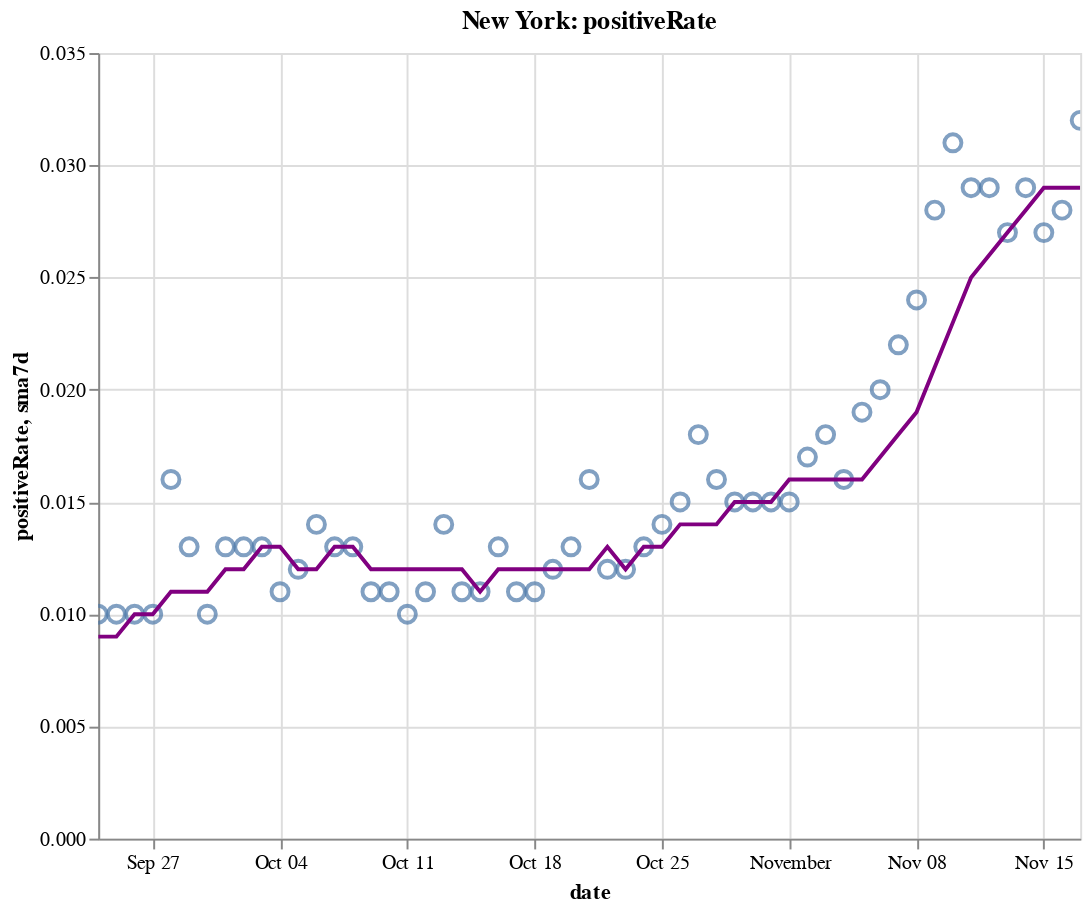

The notebook cell this image was saved under:
### Code cell
create_plot(ny, 'positiveRate')

### Figure 1 — Vega-Lite specification as saved in the notebook (floating-point values rounded to 4 significant figures)
{"config": {"view": {"continuousWidth": 400, "continuousHeight": 300}}, "layer": [{"layer": [{"mark": {"type": "point", "size": 75}, "encoding": {"tooltip": [{"type": "temporal", "field": "date"}, {"type": "quantitative", "field": "positiveRate"}, {"type": "quantitative", "field": "sma7d"}], "x": {"type": "temporal", "field": "date"}, "y": {"type": "quantitative", "field": "positiveRate"}}, "selection": {"selector010": {"type": "interval", "bind": "scales", "encodings": ["x", "y"]}}}, {"mark": {"type": "line", "color": "purple"}, "encoding": {"x": {"type": "temporal", "field": "date"}, "y": {"type": "quantitative", "field": "sma7d"}}}]}, {"mark": {"type": "rule", "color": "#aaa"}, "encoding": {"x": {"type": "temporal", "field": "date"}}, "transform": [{"filter": {"selection": "selector009"}}]}, {"mark": "circle", "encoding": {"opacity": {"condition": {"value": 1, "selection": "selector009"}, "value": 0}, "tooltip": [{"type": "temporal", "field": "date"}, {"type": "quantitative", "field": "positiveRate"}, {"type": "quantitative", "field": "sma7d"}], "x": {"type": "temporal", "field": "date"}, "y": {"type": "quantitative", "field": "positiveRate"}}, "selection": {"selector009": {"type": "single", "encodings": ["x"], "on": "mouseover", "nearest": true, "empty": "none"}}}, {"mark": {"type": "text", "align": "left", "dx": 5, "dy": -5, "stroke": "white", "strokeWidth": 2}, "encoding": {"text": {"type": "quantitative", "field": "positiveRate"}, "tooltip": [{"type": "temporal", "field": "date"}, {"type": "quantitative", "field": "positiveRate"}, {"type": "quantitative", "field": "sma7d"}], "x": {"type": "temporal", "field": "date"}, "y": {"type": "quantitative", "field": "positiveRate"}}, "transform": [{"filter": {"selection": "selector009"}}]}, {"mark": {"type": "text", "align": "left", "dx": 5, "dy": -5}, "encoding": {"text": {"type": "quantitative", "field": "positiveRate"}, "tooltip": [{"type": "temporal", "field": "date"}, {"type": "quantitative", "field": "positiveRate"}, {"type": "quantitative", "field": "sma7d"}], "x": {"type": "temporal", "field": "date"}, "y": {"type": "quantitative", "field": "positiveRate"}}, "transform": [{"filter": {"selection": "selector009"}}]}], "data": {"name": "data-43169c487d0abc5495b3c59be8154d05"}, "height": 400, "title": "New York: positiveRate", "width": 500, "$schema": "https://vega.github.io/schema/vega-lite/v4.8.1.json", "datasets": {"data-43169c487d0abc5495b3c59be8154d05": [{"date": "2020-09-24T00:00:00", "totalTestResultsIncrease": 92950.0, "positiveIncrease": 955.0, "death": 25440.0, "deathIncrease": 2.0, "positiveRate": 0.01, "state": "New York", "sma7d": 0.009}, {"date": "2020-09-25T00:00:00", "totalTestResultsIncrease": 94820.0, "positiveIncrease": 908.0, "death": 25450.0, "deathIncrease": 7.0, "positiveRate": 0.01, "state": "New York", "sma7d": 0.009}, {"date": "2020-09-26T00:00:00", "totalTestResultsIncrease": 99950.0, "positiveIncrease": 1005.0, "death": 25450.0, "deathIncrease": 4.0, "positiveRate": 0.01, "state": "New York", "sma7d": 0.01}, {"date": "2020-09-27T00:00:00", "totalTestResultsIncrease": 84770.0, "positiveIncrease": 866.0, "death": 25460.0, "deathIncrease": 6.0, "positiveRate": 0.01, "state": "New York", "sma7d": 0.01}, {"date": "2020-09-28T00:00:00", "totalTestResultsIncrease": 52940.0, "positiveIncrease": 834.0, "death": 25470.0, "deathIncrease": 12.0, "positiveRate": 0.016, "state": "New York", "sma7d": 0.011}, {"date": "2020-09-29T00:00:00", "totalTestResultsIncrease": 88230.0, "positiveIncrease": 1189.0, "death": 25470.0, "deathIncrease": 2.0, "positiveRate": 0.013, "state": "New York", "sma7d": 0.011}, {"date": "2020-09-30T00:00:00", "totalTestResultsIncrease": 97960.0, "positiveIncrease": 1000.0, "death": 25480.0, "deathIncrease": 9.0, "positiveRate": 0.01, "state": "New York", "sma7d": 0.011}, {"date": "2020-10-01T00:00:00", "totalTestResultsIncrease": 109200.0, "positiveIncrease": 1382.0, "death": 25490.0, "deathIncrease": 11.0, "positiveRate": 0.013, "state": "New York", "sma7d": 0.012}, {"date": "2020-10-02T00:00:00", "totalTestResultsIncrease": 119500.0, "positiveIncrease": 1598.0, "death": 25500.0, "deathIncrease": 7.0, "positiveRate": 0.013, "state": "New York", "sma7d": 0.012}, {"date": "2020-10-03T00:00:00", "totalTestResultsIncrease": 134300.0, "positiveIncrease": 1731.0, "death": 25500.0, "deathIncrease": 8.0, "positiveRate": 0.013, "state": "New York", "sma7d": 0.013}, {"date": "2020-10-04T00:00:00", "totalTestResultsIncrease": 110300.0, "positiveIncrease": 1222.0, "death": 25520.0, "deathIncrease": 14.0, "positiveRate": 0.011, "state": "New York", "sma7d": 0.013}, {"date": "2020-10-05T00:00:00", "totalTestResultsIncrease": 76400.0, "positiveIncrease": 933.0, "death": 25530.0, "deathIncrease": 8.0, "positiveRate": 0.012, "state": "New York", "sma7d": 0.012}, {"date": "2020-10-06T00:00:00", "totalTestResultsIncrease": 96360.0, "positiveIncrease": 1393.0, "death": 25540.0, "deathIncrease": 9.0, "positiveRate": 0.014, "state": "New York", "sma7d": 0.012}, {"date": "2020-10-07T00:00:00", "totalTestResultsIncrease": 108200.0, "positiveIncrease": 1360.0, "death": 25540.0, "deathIncrease": 9.0, "positiveRate": 0.013, "state": "New York", "sma7d": 0.013}, {"date": "2020-10-08T00:00:00", "totalTestResultsIncrease": 145800.0, "positiveIncrease": 1836.0, "death": 25560.0, "deathIncrease": 10.0, "positiveRate": 0.013, "state": "New York", "sma7d": 0.013}, {"date": "2020-10-09T00:00:00", "totalTestResultsIncrease": 139300.0, "positiveIncrease": 1592.0, "death": 25560.0, "deathIncrease": 6.0, "positiveRate": 0.011, "state": "New York", "sma7d": 0.012}, {"date": "2020-10-10T00:00:00", "totalTestResultsIncrease": 134600.0, "positiveIncrease": 1447.0, "death": 25570.0, "deathIncrease": 8.0, "positiveRate": 0.011, "state": "New York", "sma7d": 0.012}, {"date": "2020-10-11T00:00:00", "totalTestResultsIncrease": 118300.0, "positiveIncrease": 1143.0, "death": 25570.0, "deathIncrease": 5.0, "positiveRate": 0.01, "state": "New York", "sma7d": 0.012}, {"date": "2020-10-12T00:00:00", "totalTestResultsIncrease": 91790.0, "positiveIncrease": 1029.0, "death": 25590.0, "deathIncrease": 13.0, "positiveRate": 0.011, "state": "New York", "sma7d": 0.012}, {"date": "2020-10-13T00:00:00", "totalTestResultsIncrease": 99070.0, "positiveIncrease": 1393.0, "death": 25600.0, "deathIncrease": 11.0, "positiveRate": 0.014, "state": "New York", "sma7d": 0.012}, {"date": "2020-10-14T00:00:00", "totalTestResultsIncrease": 111700.0, "positiveIncrease": 1232.0, "death": 25600.0, "deathIncrease": 7.0, "positiveRate": 0.011, "state": "New York", "sma7d": 0.012}, {"date": "2020-10-15T00:00:00", "totalTestResultsIncrease": 133200.0, "positiveIncrease": 1460.0, "death": 25620.0, "deathIncrease": 13.0, "positiveRate": 0.011, "state": "New York", "sma7d": 0.011}, {"date": "2020-10-16T00:00:00", "totalTestResultsIncrease": 136000.0, "positiveIncrease": 1707.0, "death": 25630.0, "deathIncrease": 10.0, "positiveRate": 0.013, "state": "New York", "sma7d": 0.012}, {"date": "2020-10-17T00:00:00", "totalTestResultsIncrease": 160000.0, "positiveIncrease": 1784.0, "death": 25640.0, "deathIncrease": 9.0, "positiveRate": 0.011, "state": "New York", "sma7d": 0.012}, {"date": "2020-10-18T00:00:00", "totalTestResultsIncrease": 128800.0, "positiveIncrease": 1390.0, "death": 25640.0, "deathIncrease": 7.0, "positiveRate": 0.011, "state": "New York", "sma7d": 0.012}, {"date": "2020-10-19T00:00:00", "totalTestResultsIncrease": 82010.0, "positiveIncrease": 998.0, "death": 25660.0, "deathIncrease": 15.0, "positiveRate": 0.012, "state": "New York", "sma7d": 0.012}, {"date": "2020-10-20T00:00:00", "totalTestResultsIncrease": 90540.0, "positiveIncrease": 1201.0, "death": 25670.0, "deathIncrease": 13.0, "positiveRate": 0.013, "state": "New York", "sma7d": 0.012}, {"date": "2020-10-21T00:00:00", "totalTestResultsIncrease": 124800.0, "positiveIncrease": 2026.0, "death": 25680.0, "deathIncrease": 7.0, "positiveRate": 0.016, "state": "New York", "sma7d": 0.012}, {"date": "2020-10-22T00:00:00", "totalTestResultsIncrease": 135300.0, "positiveIncrease": 1628.0, "death": 25690.0, "deathIncrease": 15.0, "positiveRate": 0.012, "state": "New York", "sma7d": 0.013}, {"date": "2020-10-23T00:00:00", "totalTestResultsIncrease": 141500.0, "positiveIncrease": 1637.0, "death": 25700.0, "deathIncrease": 11.0, "positiveRate": 0.012, "state": "New York", "sma7d": 0.012}, {"date": "2020-10-24T00:00:00", "totalTestResultsIncrease": 156900.0, "positiveIncrease": 2061.0, "death": 25720.0, "deathIncrease": 13.0, "positiveRate": 0.013, "state": "New York", "sma7d": 0.013}, {"date": "2020-10-25T00:00:00", "totalTestResultsIncrease": 120800.0, "positiveIncrease": 1632.0, "death": 25730.0, "deathIncrease": 12.0, "positiveRate": 0.014, "state": "New York", "sma7d": 0.013}, {"date": "2020-10-26T00:00:00", "totalTestResultsIncrease": 82120.0, "positiveIncrease": 1191.0, "death": 25740.0, "deathIncrease": 12.0, "positiveRate": 0.015, "state": "New York", "sma7d": 0.014}, {"date": "2020-10-27T00:00:00", "totalTestResultsIncrease": 111600.0, "positiveIncrease": 1991.0, "death": 25760.0, "deathIncrease": 16.0, "positiveRate": 0.018, "state": "New York", "sma7d": 0.014}, {"date": "2020-10-28T00:00:00", "totalTestResultsIncrease": 129700.0, "positiveIncrease": 2031.0, "death": 25770.0, "deathIncrease": 15.0, "positiveRate": 0.016, "state": "New York", "sma7d": 0.014}, {"date": "2020-10-29T00:00:00", "totalTestResultsIncrease": 168400.0, "positiveIncrease": 2499.0, "death": 25790.0, "deathIncrease": 19.0, "positiveRate": 0.015, "state": "New York", "sma7d": 0.015}, {"date": "2020-10-30T00:00:00", "totalTestResultsIncrease": 146900.0, "positiveIncrease": 2255.0, "death": 25800.0, "deathIncrease": 12.0, "positiveRate": 0.015, "state": "New York", "sma7d": 0.015}, {"date": "2020-10-31T00:00:00", "totalTestResultsIncrease": 137000.0, "positiveIncrease": 2049.0, "death": 25810.0, "deathIncrease": 3.0, "positiveRate": 0.015, "state": "New York", "sma7d": 0.015}, {"date": "2020-11-01T00:00:00", "totalTestResultsIncrease": 148900.0, "positiveIncrease": 2255.0, "death": 25820.0, "deathIncrease": 17.0, "positiveRate": 0.015, "state": "New York", "sma7d": 0.016}, {"date": "2020-11-02T00:00:00", "totalTestResultsIncrease": 96100.0, "positiveIncrease": 1633.0, "death": 25840.0, "deathIncrease": 14.0, "positiveRate": 0.017, "state": "New York", "sma7d": 0.016}, {"date": "2020-11-03T00:00:00", "totalTestResultsIncrease": 127900.0, "positiveIncrease": 2321.0, "death": 25850.0, "deathIncrease": 15.0, "positiveRate": 0.018, "state": "New York", "sma7d": 0.016}, {"date": "2020-11-04T00:00:00", "totalTestResultsIncrease": 133500.0, "positiveIncrease": 2126.0, "death": 25870.0, "deathIncrease": 15.0, "positiveRate": 0.016, "state": "New York", "sma7d": 0.016}, {"date": "2020-11-05T00:00:00", "totalTestResultsIncrease": 161000.0, "positiveIncrease": 2997.0, "death": 25890.0, "deathIncrease": 24.0, "positiveRate": 0.019, "state": "New York", "sma7d": 0.016}, {"date": "2020-11-06T00:00:00", "totalTestResultsIncrease": 160700.0, "positiveIncrease": 3209.0, "death": 25910.0, "deathIncrease": 18.0, "positiveRate": 0.02, "state": "New York", "sma7d": 0.017}, {"date": "2020-11-07T00:00:00", "totalTestResultsIncrease": 163300.0, "positiveIncrease": 3587.0, "death": 25930.0, "deathIncrease": 18.0, "positiveRate": 0.022, "state": "New York", "sma7d": 0.018}, {"date": "2020-11-08T00:00:00", "totalTestResultsIncrease": 145600.0, "positiveIncrease": 3428.0, "death": 25950.0, "deathIncrease": 19.0, "positiveRate": 0.024, "state": "New York", "sma7d": 0.019}, {"date": "2020-11-09T00:00:00", "totalTestResultsIncrease": 111400.0, "positiveIncrease": 3144.0, "death": 25970.0, "deathIncrease": 26.0, "positiveRate": 0.028, "state": "New York", "sma7d": 0.021}, {"date": "2020-11-10T00:00:00", "totalTestResultsIncrease": 128000.0, "positiveIncrease": 3965.0, "death": 26000.0, "deathIncrease": 32.0, "positiveRate": 0.031, "state": "New York", "sma7d": 0.023}, {"date": "2020-11-11T00:00:00", "totalTestResultsIncrease": 164300.0, "positiveIncrease": 4820.0, "death": 26030.0, "deathIncrease": 21.0, "positiveRate": 0.029, "state": "New York", "sma7d": 0.025}, {"date": "2020-11-12T00:00:00", "totalTestResultsIncrease": 162600.0, "positiveIncrease": 4797.0, "death": 26060.0, "deathIncrease": 29.0, "positiveRate": 0.029, "state": "New York", "sma7d": 0.026}, {"date": "2020-11-13T00:00:00", "totalTestResultsIncrease": 203700.0, "positiveIncrease": 5401.0, "death": 26080.0, "deathIncrease": 24.0, "positiveRate": 0.027, "state": "New York", "sma7d": 0.027}, {"date": "2020-11-14T00:00:00", "totalTestResultsIncrease": 184200.0, "positiveIncrease": 5388.0, "death": 26100.0, "deathIncrease": 24.0, "positiveRate": 0.029, "state": "New York", "sma7d": 0.028}, {"date": "2020-11-15T00:00:00", "totalTestResultsIncrease": 133200.0, "positiveIncrease": 3649.0, "death": 26130.0, "deathIncrease": 30.0, "positiveRate": 0.027, "state": "New York", "sma7d": 0.029}, {"date": "2020-11-16T00:00:00", "totalTestResultsIncrease": 124600.0, "positiveIncrease": 3490.0, "death": 26160.0, "deathIncrease": 26.0, "positiveRate": 0.028, "state": "New York", "sma7d": 0.029}, {"date": "2020-11-17T00:00:00", "totalTestResultsIncrease": 159900.0, "positiveIncrease": 5088.0, "death": 26190.0, "deathIncrease": 30.0, "positiveRate": 0.032, "state": "New York", "sma7d": 0.029}]}}
